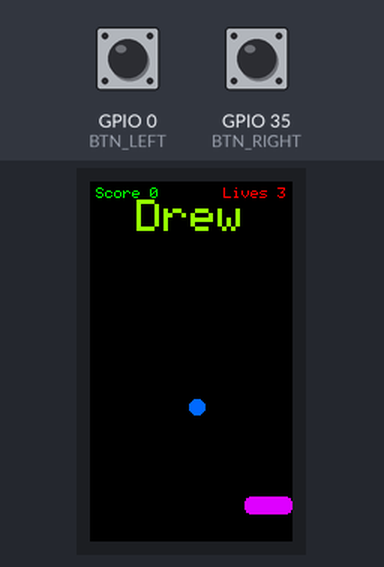
This sketch was run on a simulated ESP32. On the bench: 135×240 colour display. Inputs (shaded band) come from the test bench; at power-on: GPIO 0 (BTN_LEFT) HIGH, GPIO 35 (BTN_RIGHT) LOW. Random numbers use the default seed unless the sketch sets one; EEPROM starts erased.

Above: at 1.3 s.
1.4 s: GPIO 0 (BTN_LEFT) pulled LOW for 0.15 s
At 1.85 s:
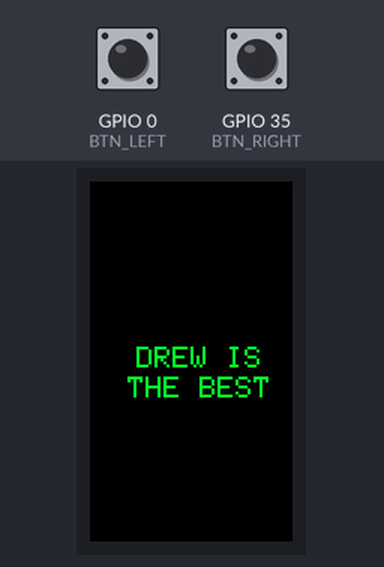
2.1 s: GPIO 0 (BTN_LEFT) pulled LOW for 1 s
At 2.46 s:
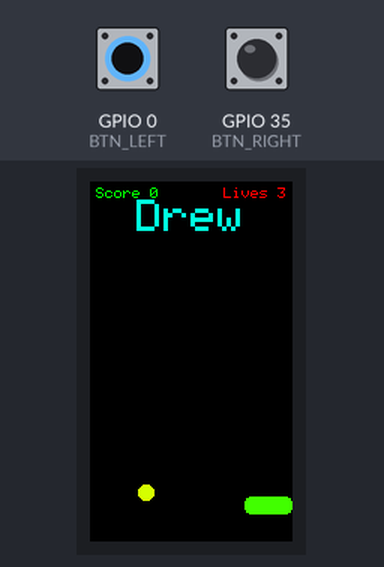
3.7 s: GPIO 0 (BTN_LEFT) pulled LOW for 0.15 s
At 4.0 s:
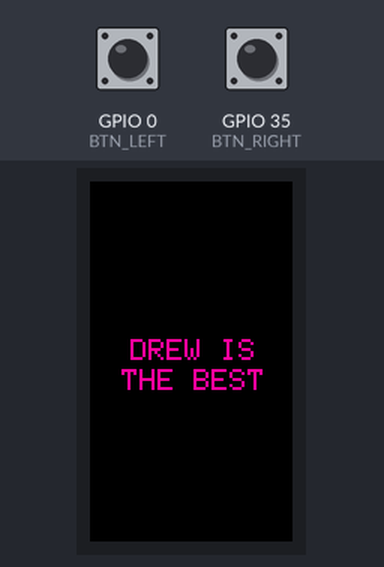
4.4 s: GPIO 0 (BTN_LEFT) pulled LOW for 3.2 s
At 7.6 s:
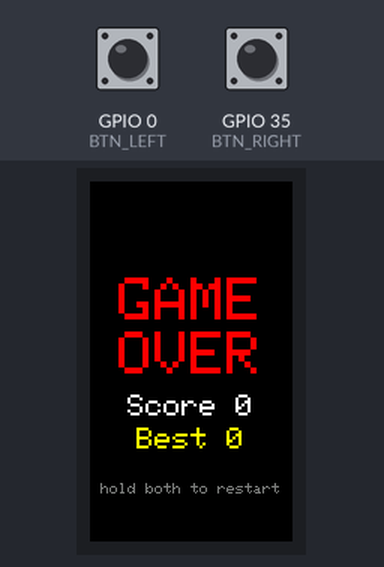
9.1 s: GPIO 0 (BTN_LEFT) pulled LOW for 0.15 s
At 9.28 s:
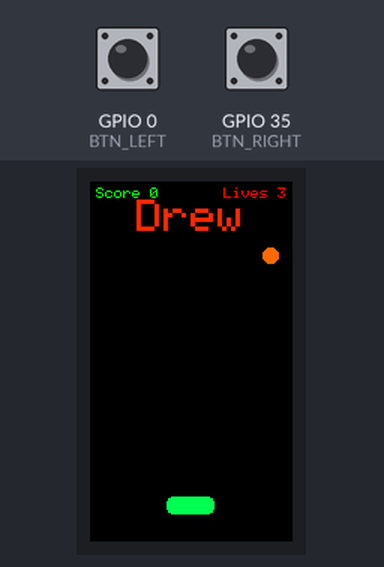
9.8 s: GPIO 0 (BTN_LEFT) pulled LOW for 1 s
At 10.2 s:
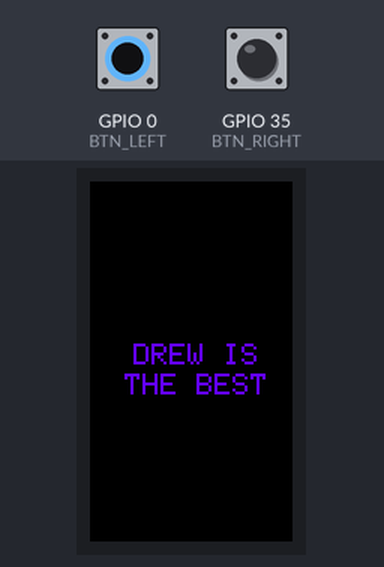
Timing chart, 0 to 12.8 s (numbered marks = the images above; inputs shaded):
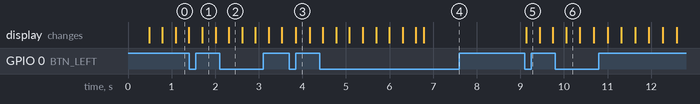

The sketch:

DrewGame.ino
```cpp
// DrewGame — TTGO T-Display held phone-style (USB-C + buttons at the BOTTOM).
// Catch the falling dot with the bar. It speeds up as you score. 3 lives, then
// GAME OVER. High score saved to flash. Hold BOTH buttons to pause/resume (and
// to restart after game over).
//   GPIO 0 = LEFT   |   GPIO 35 = RIGHT   (both active-LOW)
#include <TFT_eSPI.h>
#include <SPI.h>
#include <Preferences.h>

TFT_eSPI tft = TFT_eSPI();
Preferences prefs;

#define BTN_LEFT   0
#define BTN_RIGHT  35

const int SCR_W = 135, SCR_H = 240;
const int TOP_Y = 40;                 // play area top (below title/score)

// bar
const int BAR_W = 32, BAR_H = 12, BAR_Y = 210, BAR_SPEED = 4;
int barX = (SCR_W - BAR_W) / 2, barPrevX = barX;

// ball
const int BALL_R = 5;
float ballX, ballY, ballVX, ballVY;
int ballPrevX, ballPrevY;

// game
enum State { PLAYING, PAUSED, GAMEOVER };
State state = PLAYING, prevState = GAMEOVER;
int score = 0, lives = 3, highScore = 0;
bool prevBoth = false;
uint32_t f = 0;

// pause "DVD logo" screensaver
const int LOGO_W = 100, LOGO_H = 42;
float pLogoX, pLogoY, pVX, pVY, pHue;
int pPrevX, pPrevY;

uint16_t hsv565(float h, float s, float v) {
  h = fmodf(h, 360.0f); if (h < 0) h += 360.0f;
  float c = v * s, x = c * (1 - fabsf(fmodf(h / 60.0f, 2) - 1)), m = v - c;
  float r = 0, g = 0, b = 0;
  if (h < 60)      { r = c; g = x; }
  else if (h < 120){ r = x; g = c; }
  else if (h < 180){ g = c; b = x; }
  else if (h < 240){ g = x; b = c; }
  else if (h < 300){ r = x; b = c; }
  else             { r = c; b = x; }
  return tft.color565((r + m) * 255, (g + m) * 255, (b + m) * 255);
}

float ballSpeed() { float s = 2.4f + score * 0.12f; return s > 6.5f ? 6.5f : s; }

void spawnBall() {
  ballX = random(BALL_R, SCR_W - BALL_R);
  ballY = TOP_Y + BALL_R + 2;
  ballVX = (random(0, 2) ? 1 : -1) * (1.2f + random(0, 12) / 10.0f);
  ballVY = ballSpeed();
  ballPrevX = (int)ballX; ballPrevY = (int)ballY;
}

void resetGame() {
  score = 0; lives = 3;
  barX = (SCR_W - BAR_W) / 2; barPrevX = barX;
  spawnBall();
}

void drawHud() {
  tft.setTextFont(1); tft.setTextSize(3); tft.setTextDatum(MC_DATUM);
  tft.setTextColor(hsv565(f * 2.0f, 1.0f, 1.0f), TFT_BLACK);
  tft.drawString("Drew", SCR_W / 2, 24);

  tft.setTextSize(1); char buf[24];
  tft.setTextDatum(TL_DATUM); tft.setTextColor(TFT_GREEN, TFT_BLACK);
  sprintf(buf, "Score %d", score); tft.drawString(buf, 4, 4);
  tft.setTextDatum(TR_DATUM); tft.setTextColor(TFT_RED, TFT_BLACK);
  sprintf(buf, "Lives %d", lives); tft.drawString(buf, SCR_W - 4, 4);
}

void drawCentered(const char *s, int y, int size, uint16_t color) {
  tft.setTextFont(1); tft.setTextSize(size); tft.setTextDatum(MC_DATUM);
  tft.setTextColor(color, TFT_BLACK);
  tft.drawString(s, SCR_W / 2, y);
}

// The mythical perfect corner: rapid colour flashes + confetti + "PERFECT CORNER!"
void celebrateCorner() {
  for (int k = 0; k < 4; k++) { tft.fillScreen(hsv565(random(0, 360), 1.0f, 1.0f)); delay(55); }
  for (int frame = 0; frame < 30; frame++) {
    tft.fillScreen(TFT_BLACK);
    for (int i = 0; i < 70; i++)
      tft.fillCircle(random(0, SCR_W), random(0, SCR_H), random(2, 5),
                     hsv565(random(0, 360), 1.0f, 1.0f));
    tft.setTextFont(1); tft.setTextDatum(MC_DATUM);
    tft.setTextSize(3); tft.setTextColor(hsv565(frame * 22.0f, 1.0f, 1.0f), TFT_BLACK);
    tft.drawString("PERFECT", SCR_W / 2, SCR_H / 2 - 14);
    tft.setTextSize(2); tft.setTextColor(TFT_WHITE, TFT_BLACK);
    tft.drawString("CORNER!", SCR_W / 2, SCR_H / 2 + 16);
    delay(40);
  }
  tft.fillScreen(TFT_BLACK);
  pPrevX = (int)pLogoX; pPrevY = (int)pLogoY;   // don't erase a stale rect next frame
}

// Bouncing "DREW IS THE BEST" logo, Pioneer-DVD-screensaver style: drifts
// slowly, ricochets off the edges, changes colour on every bounce, and throws
// a party if it ever nails a corner.
void animatePause() {
  tft.fillRect(pPrevX, pPrevY, LOGO_W, LOGO_H, TFT_BLACK);   // erase old
  pLogoX += pVX; pLogoY += pVY;
  bool hitX = false, hitY = false;
  if (pLogoX < 0)              { pLogoX = 0;              pVX = -pVX; hitX = true; }
  if (pLogoX > SCR_W - LOGO_W) { pLogoX = SCR_W - LOGO_W; pVX = -pVX; hitX = true; }
  if (pLogoY < 0)              { pLogoY = 0;              pVY = -pVY; hitY = true; }
  if (pLogoY > SCR_H - LOGO_H) { pLogoY = SCR_H - LOGO_H; pVY = -pVY; hitY = true; }
  if (hitX || hitY) pHue += 53;

  // corner = both axes bounce together, or one bounces while snug against the other edge
  const int CT = 8;
  bool nearX = (pLogoX <= CT) || (pLogoX >= SCR_W - LOGO_W - CT);
  bool nearY = (pLogoY <= CT) || (pLogoY >= SCR_H - LOGO_H - CT);
  if ((hitX && hitY) || (hitX && nearY) || (hitY && nearX)) { celebrateCorner(); return; }

  pPrevX = (int)pLogoX; pPrevY = (int)pLogoY;

  uint16_t col = hsv565(pHue, 1.0f, 1.0f);
  int cx = (int)pLogoX + LOGO_W / 2;
  tft.setTextFont(1); tft.setTextSize(2); tft.setTextDatum(MC_DATUM);
  tft.setTextColor(col, TFT_BLACK);
  tft.drawString("DREW IS", cx, (int)pLogoY + 11);
  tft.drawString("THE BEST", cx, (int)pLogoY + 31);
}

void drawGameOverScreen() {
  char buf[24];
  drawCentered("GAME", 80, 4, TFT_RED);
  drawCentered("OVER", 116, 4, TFT_RED);
  sprintf(buf, "Score %d", score); drawCentered(buf, 150, 2, TFT_WHITE);
  sprintf(buf, "Best %d", highScore); drawCentered(buf, 172, 2, TFT_YELLOW);
  drawCentered("hold both to restart", 205, 1, TFT_DARKGREY);
}

void setup() {
  pinMode(BTN_LEFT, INPUT_PULLUP);
  pinMode(BTN_RIGHT, INPUT);
  randomSeed(esp_random());
  prefs.begin("drewgame", false);
  highScore = prefs.getInt("hi", 0);
  tft.init();
  tft.setRotation(0);
  tft.fillScreen(TFT_BLACK);
  resetGame();
}

void loop() {
  f++;

  // buttons + "both" edge detection
  bool L = digitalRead(BTN_LEFT) == LOW;
  bool R = digitalRead(BTN_RIGHT) == LOW;
  bool both = L && R;
  bool bothEdge = both && !prevBoth;
  prevBoth = both;

  if (bothEdge) {
    if (state == PLAYING) state = PAUSED;
    else if (state == PAUSED) state = PLAYING;
    else if (state == GAMEOVER) { resetGame(); state = PLAYING; }
  }

  // on state change, repaint the screen once
  if (state != prevState) {
    tft.fillScreen(TFT_BLACK);
    if (state == PAUSED) {
      pLogoX = (SCR_W - LOGO_W) / 2; pLogoY = (SCR_H - LOGO_H) / 2;
      pVX = 0.8f; pVY = 1.0f; pHue = random(0, 360);
      pPrevX = (int)pLogoX; pPrevY = (int)pLogoY;
    } else if (state == GAMEOVER) {
      drawGameOverScreen();
    }
    barPrevX = barX; ballPrevX = (int)ballX; ballPrevY = (int)ballY;
    prevState = state;
  }

  if (state == PAUSED)   { animatePause(); delay(25); return; }  // screensaver
  if (state == GAMEOVER) { delay(30); return; }                 // static screen

  drawHud();

  // move bar (ignore movement when both held — that's the pause gesture)
  if (!both) {
    if (L) barX -= BAR_SPEED;
    if (R) barX += BAR_SPEED;
  }
  if (barX < 0) barX = 0;
  if (barX > SCR_W - BAR_W) barX = SCR_W - BAR_W;

  // move ball
  ballX += ballVX; ballY += ballVY;
  if (ballX - BALL_R < 0)     { ballX = BALL_R;         ballVX = -ballVX; }
  if (ballX + BALL_R > SCR_W) { ballX = SCR_W - BALL_R; ballVX = -ballVX; }
  if (ballY - BALL_R < TOP_Y) { ballY = TOP_Y + BALL_R; ballVY = fabsf(ballVY); }

  // catch on the bar
  if (ballVY > 0 &&
      ballY + BALL_R >= BAR_Y && ballY + BALL_R <= BAR_Y + BAR_H &&
      ballX >= barX - BALL_R && ballX <= barX + BAR_W + BALL_R) {
    ballY = BAR_Y - BALL_R;
    score++;
    float hit = (ballX - (barX + BAR_W / 2.0f)) / (BAR_W / 2.0f);
    ballVX += hit * 1.2f;
    if (ballVX > 4) ballVX = 4; if (ballVX < -4) ballVX = -4;
    ballVY = -ballSpeed();     // speed scales with score
  }

  // missed
  if (ballY - BALL_R > SCR_H) {
    lives--;
    if (lives <= 0) {
      if (score > highScore) { highScore = score; prefs.putInt("hi", highScore); }
      state = GAMEOVER;
    } else {
      spawnBall();
    }
  }

  // draw ball
  tft.fillCircle(ballPrevX, ballPrevY, BALL_R, TFT_BLACK);
  ballPrevX = (int)ballX; ballPrevY = (int)ballY;
  tft.fillCircle((int)ballX, (int)ballY, BALL_R, hsv565(f * 5.0f, 1.0f, 1.0f));

  // draw bar
  if (barX != barPrevX) { tft.fillRect(barPrevX, BAR_Y, BAR_W, BAR_H, TFT_BLACK); barPrevX = barX; }
  tft.fillRoundRect(barX, BAR_Y, BAR_W, BAR_H, 4, hsv565(f * 4.0f + 120.0f, 1.0f, 1.0f));

  delay(15);
}
```

Measured:
- after the input at 9.1 s, the display: changes at once (image 5)
